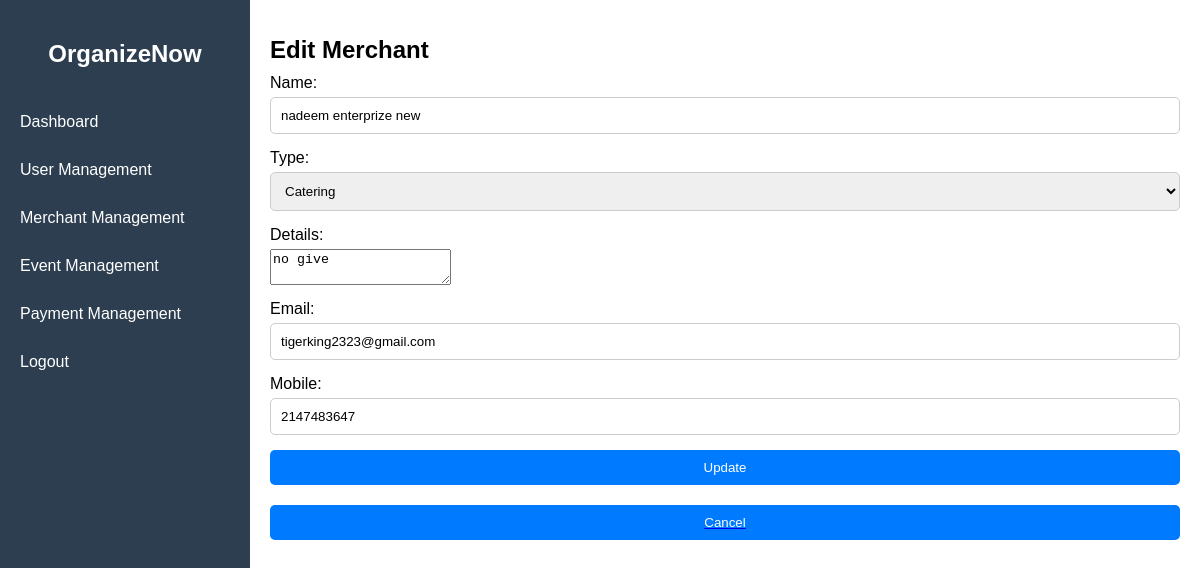
Before: /Admin/merchant_management_edit.php?id=7 with the older database file.
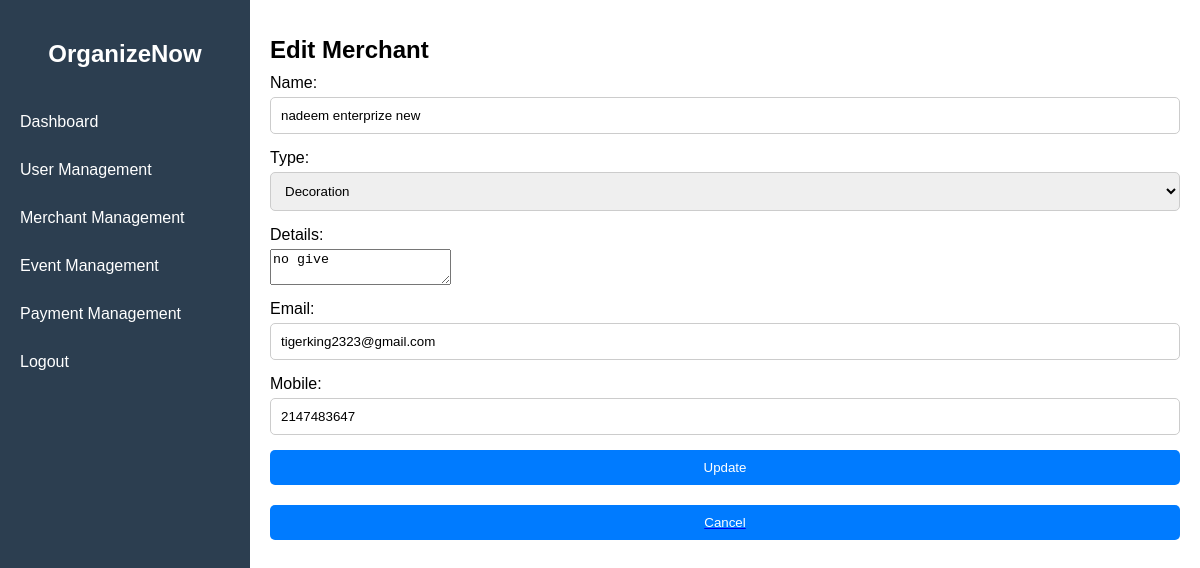
After: the same page with the newer database file.
### tables this page shows
CREATE TABLE `merchant` (
  `id` int(11) NOT NULL,
  `name` varchar(100) NOT NULL,
  `type` varchar(100) NOT NULL,
  `details` varchar(200) NOT NULL,
  `email` varchar(100) NOT NULL,
  `mobile` varchar(15) NOT NULL,
  `password` varchar(200) NOT NULL
);

### Admin/merchant_management_edit.php (the view, shortened to what this page needs)
<?php
include "admin.php";
if (isset($_GET['id'])) {
    $id = $_GET['id'];
    $query = "SELECT * FROM `merchant` WHERE id='$id'";
    $result = mysqli_query($con, $query);
    $row = mysqli_fetch_assoc($result);
}
?>
<h1>Edit Merchant</h1>
<form method="POST">
    <div class="form-group">
    <label for="name">Name:</label>
    <input type="text" name="name" value="<?php echo $row['name']; ?>" required>
    </div>
    <div class="form-group">
    <label for="type">Type:</label>
    <select name="type" required>
        <option value="catering" <?php if ($row['type'] == 'catering') echo 'selected'; ?>>Catering</option>
        <option value="decoration" <?php if ($row['type'] == 'decoration') echo 'selected'; ?>>Decoration</option>
    </select>
    </div>
    <div class="form-group">
    <label for="details">Details:</label>
    <textarea name="details" required><?php echo $row['details']; ?></textarea>
    </div>
    <div class="form-group">
    <label for="email">Email:</label>
    <input type="email" name="email" value="<?php echo $row['email']; ?>" required>
    </div>
    <div class="form-group">
    <label for="mobile">Mobile:</label>
    <input type="number" name="mobile" value="<?php echo $row['mobile']; ?>" required>
    </div>
    <div class="form-group">
    <button type="submit" name="update">Update</button>
    <a href="merchant_management.php"><button type="button">Cancel</button></a>
    </div>
</form>
</body>
</html>

Changed rows visible on the page:
changed merchant "nadeem enterprize new": type (not shown) → "Decoration"
Other visible differences:
form field type: "Catering" → (not shown)
